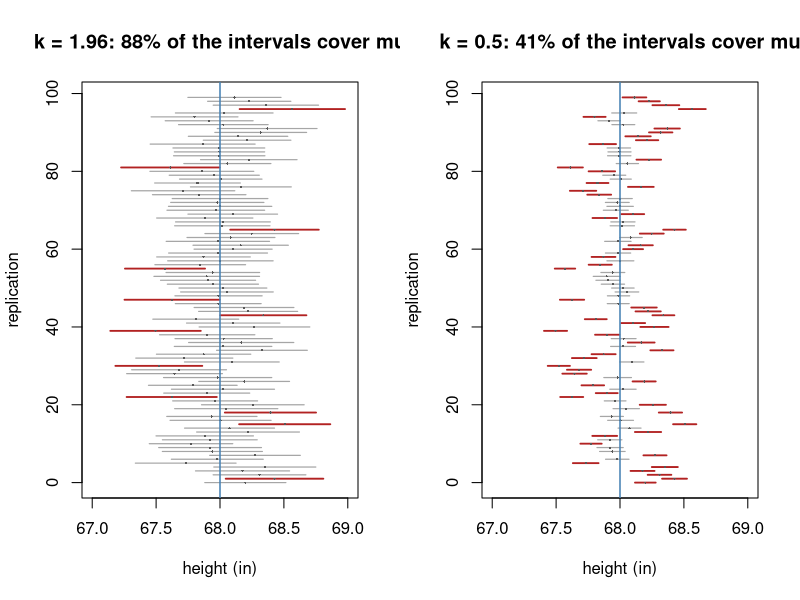

The R source for this figure:
# One hundred simulated confidence intervals for a normal mean with k = 1.96 and k = 0.5.
set.seed(0)
mu <- 68
sigma <- sqrt(3.6)
n <- 100
reps <- 100
x <- matrix(rnorm(reps * n, mu, sigma), reps, n)
xbar <- rowMeans(x)
s <- apply(x, 1, sd)
idx <- seq_len(reps) - 1

op <- par(mfrow = c(1, 2))
for (k in c(1.96, 0.5)) {
  lo <- xbar - k * s / sqrt(n)
  hi <- xbar + k * s / sqrt(n)
  cover <- lo <= mu & mu <= hi
  plot(NA, xlim = c(67, 69), ylim = range(idx), xlab = "height (in)", ylab = "replication",
       main = sprintf("k = %g: %.0f%% of the intervals cover mu", k, 100 * mean(cover)))
  segments(lo, idx, hi, idx, col = ifelse(cover, "grey65", "firebrick"),
           lwd = ifelse(cover, 1.2, 1.8))
  points(xbar, idx, pch = 16, cex = 0.3, col = "grey35")
  abline(v = mu, col = "steelblue", lwd = 1.5)
}
par(op)
